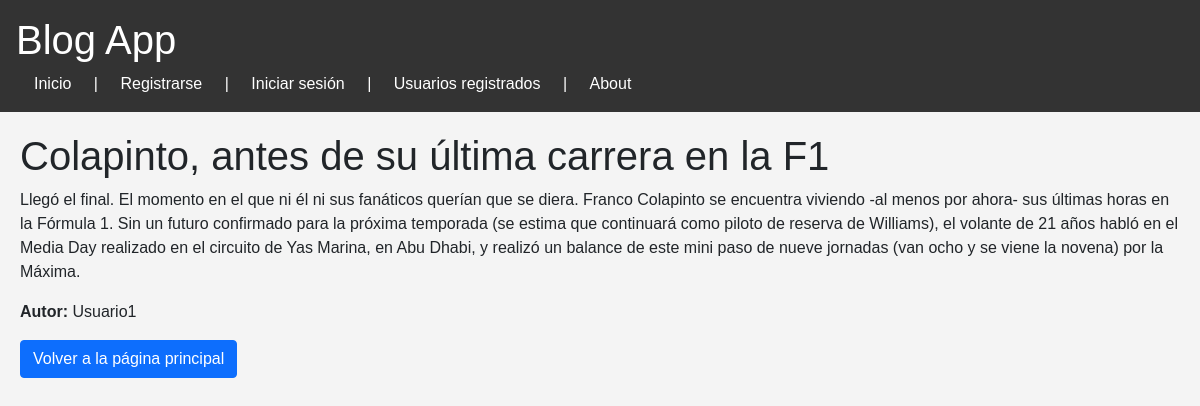
The app's page /post/2/ with its own data.
### blog_app/models.py (models this page shows, shortened)
class Post(models.Model):
    title = models.CharField(max_length=200)
    content = models.TextField()
    author = models.ForeignKey(User, on_delete=models.CASCADE, related_name='posts')
    category = models.ManyToManyField(Category)
    created_at = models.DateTimeField(auto_now_add=True)

### blog_app/views.py (the view)
# urls.py: path('post/<int:post_id>/', views.post_detail, name='post_detail'),
def post_detail(request, post_id):
    post = get_object_or_404(Post, id=post_id)
    return render(request, 'blog_app/post_detail.html', {'post': post, 'user': request.user})

### blog_app/templates/blog_app/post_detail.html (shortened to what this page needs)
{% extends 'blog_app/base.html' %}
{% block content %}
  <h1>{{ post.title }}</h1>
  <p>{{ post.content }}</p>
  <p><strong>Autor:</strong> {{ post.author.username }}</p>
  <div class="btn-group">
    <a href="{% url 'home' %}" class="btn btn-primary">Volver a la página principal</a>
  </div>
{% endblock %}

### blog_app/templates/blog_app/base.html (style rules this page uses)
body { font-family: Arial, sans-serif; background-color: #f4f4f4; margin: 0; padding: 0; }

### records on screen
Post: title "Colapinto, antes de su última carrera en la F1", content "Llegó el final. El momento en el que ni él ni sus fanáticos querían que se diera. Franco Colapinto se encuentra viviendo -al menos por ahora- sus últimas horas en la Fórmula 1. Sin un futuro confirmado para la próxima temporada (se estima que continuará como piloto de reserva de Williams), el volante de 21 años habló en el Media Day realizado en el circuito de Yas Marina, en Abu Dhabi, y realizó un balance de este mini paso de nueve jornadas (van ocho y se viene la novena) por la Máxima.", author.username "Usuario1"
